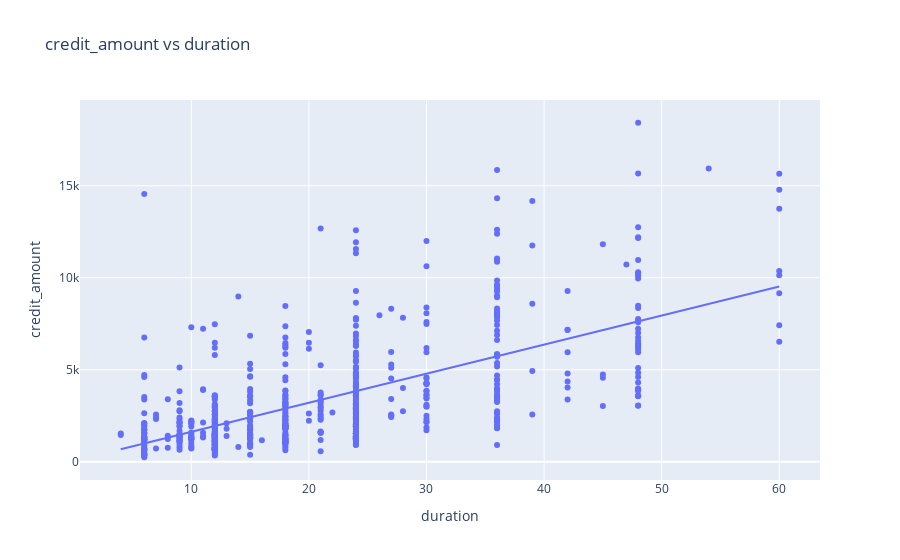

The cell this chart's notebook holds for it:
### Markdown cell above
Highest correlation is between duration and credit_amount. 
Installment_rate and age somewhat correlated with respectively credit_amount and present_residence.
Other attributes aren't as much correlated with each other.

It might be worth considering to remove 'present_residance' and 'dependents' (and possibly installment_rate and existing_credits) attributes as it has almost zero correlation to the dependent variable.

If deemed necessary the posbility of removing either credit_amount or duration might also be considered so as to prevent bad behaviour of the model.

Let's check the correlation between duration and credit_amount on scatter plot and density map

### Code cell
fig = px.scatter(df,x='duration', y='credit_amount',title = "credit_amount vs duration", trendline = "ols")
fig.show()

### Figure 1 — Plotly figure (JSON) as saved in the notebook; plotly's stock layout.template omitted (floating-point values rounded to 4 significant figures; data arrays with more than 128 entries replaced by an {"elided": "..."} marker saying what was removed)
{"data": [{"hovertemplate": "duration=%{x}<br>credit_amount=%{y}<extra></extra>", "legendgroup": "", "marker": {"color": "#636efa", "symbol": "circle"}, "mode": "markers", "name": "", "orientation": "v", "showlegend": false, "type": "scatter", "x": {"elided": "700 int values"}, "xaxis": "x", "y": {"elided": "700 int values"}, "yaxis": "y"}, {"hovertemplate": "<b>OLS trendline</b><br>credit_amount = 157.87 * duration + 51.6295<br>R<sup>2</sup>=0.399603<br><br>duration=%{x}<br>credit_amount=%{y} <b>(trend)</b><extra></extra>", "legendgroup": "", "marker": {"color": "#636efa", "symbol": "circle"}, "mode": "lines", "name": "", "showlegend": false, "type": "scatter", "x": {"elided": "700 int values"}, "xaxis": "x", "y": {"elided": "700 float values"}, "yaxis": "y"}], "layout": {"legend": {"tracegroupgap": 0}, "title": {"text": "credit_amount vs duration"}, "xaxis": {"anchor": "y", "domain": [0, 1], "title": {"text": "duration"}}, "yaxis": {"anchor": "x", "domain": [0, 1], "title": {"text": "credit_amount"}}}}
